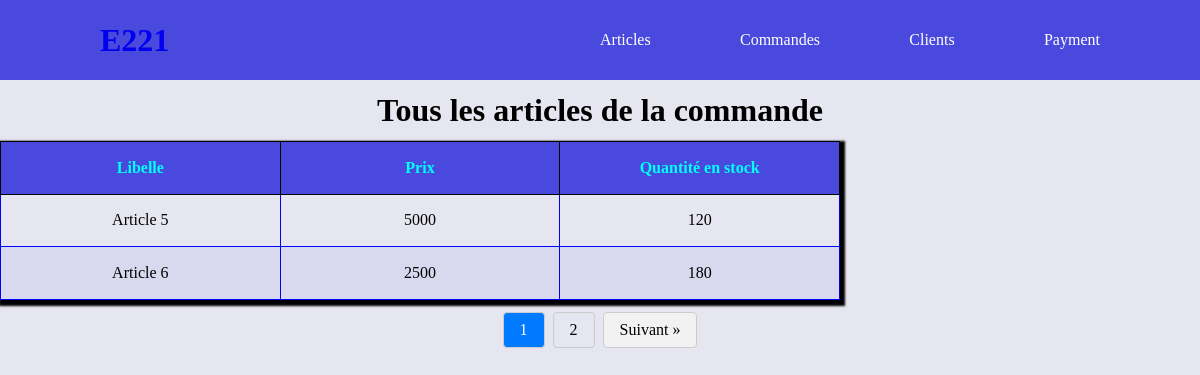
Page /?controller=article&page=article&key=5 on the committed database.
### tables this page shows
CREATE TABLE article(
   ida INT NOT NULL AUTO_INCREMENT,
   ref_art VARCHAR(50),
   libelle VARCHAR(50),
   prixunitaire VARCHAR(10),
   qtestock int,
   PRIMARY KEY(ida)
);

### config/helpers.php (called while the page is built, shortened)
<?php
function loadview(string $views, array $data = [], $layout = "base")
{
    extract($data);
    require_once(ROOT . "/views/" . $views);
}
function path(string $controller, string $page, array $additional = []): string
{
    $link = WEBROOT . "/?controller=$controller&page=$page";
    if (!empty($additional)) {
      foreach ($additional as $key => $value) {
        $link=$link."&"."$key=$value";
      }
    }
    return $link;
}
function countElement(string $table){
    $sql= "select count(*) as total from $table"  ;
   return executeSelect($sql,[],true);
}

### public/index.php (called while the page is built, shortened)
<?php
    require_once(ROOT."/config/router.php");

### bd/database.php (called while the page is built, shortened)
<?php
function openConnexion(){
    $data=null;
    $servername = 'localhost';
    $username = 'gesarticle';
    $password = 'passer123';
    $dbname="article";
    try {
        $conn = new PDO("mysql:host=$servername;dbname=$dbname", $username, $password);
        $conn->setAttribute(PDO::ATTR_ERRMODE, PDO::ERRMODE_EXCEPTION);
        $conn->setAttribute(PDO::ATTR_DEFAULT_FETCH_MODE, PDO::FETCH_ASSOC);
        return $conn;
    } catch(PDOException $e) {
        echo "Erreur de connexion à la base de données : " . $e->getMessage();
    }
}
function executeSelect(string $sql,array $data=[],$one=false) {
        $conn=openConnexion();
        $statement = $conn->prepare($sql);
      count($data)==0?$statement->execute():$statement->execute($data);
      $result=$one==true?$statement->fetch():$statement->fetchAll();
        return $result ;
}

### model/article.model.php (called while the page is built, shortened)
<?php
function findArticlesByCommandeId($id,$debut){
    $sql="select a.*  from article a, commande c, avoir av where c.idc=:id and a.ida=av.ida and c.idc=av.idc ";
    $sql=$sql."limit $debut,5";
    return executeSelect($sql,["id"=>$id]);
}

### views/article/allarticle.html.php (the view, shortened to what this page needs)
<h1> Tous les articles <?= isset($_GET["key"])? "de la commande" :"" ?></h1>
 <table  >
    <thead>
        <th>Libelle</th>
        <th>Prix</th>
        <th> Quantité en stock</th>
    </thead>
    <tbody>
    <?php foreach ($articles as $key => $article) : ?>
        <tr>
            <td><?=  $article["libelle"] ?></td>
            <td><?=  $article["prixunitaire"] ?></td>
            <td><?=  $article["qtestock"] ?></td>
        </tr>
        <?php endforeach?>
    </tbody>
 </table>
 <div class="flex jcc aic col-12 espaceTB">
    <div class="pagination ">
        <?php for ($i = 1; $i <= $nbr_page; $i++) : ?>
            <a href=" <?= path('article', 'article', ['pos' => $i]) ?>" class=<?=$page==$i?"active":""?>><?= $i ?> </a>
        <?php endfor ?>
        <?php if ($page < $nbr_page) : ?>
        <a href="<?= path('article', 'article', ['pos' => ($page+1)]) ?>" class="next">Suivant &raquo;</a>
        <?php endif ?>
    </div>
</div>

### public/css/style.css (style rules this page uses)
* { padding: 0; margin: 0; list-style-type: none; text-decoration: none; box-sizing: border-box; }
.espaceTB { margin: 1% 0%; }
.jcc { justify-content: center; }
.flex { display: flex; align-items: center; }
body { background-color: rgb(230, 230, 240); }
table { border-collapse: collapse; box-shadow: 2px 3px 2px 3px black; width: 70%; text-align: center; table-layout: fixed; }
th { border: solid 1px black; padding: 2%; background-color: rgb(73, 73, 221); color: aqua; text-align: center; }
td { border: solid 1px blue; padding: 2%; text-align: center; }
tbody tr:nth-child(even) { background-color: rgb(216, 216, 239); }
h1 { text-align: center; margin: 1% 0; }
.pagination { display: flex; list-style: none; padding: 0; }
.pagination a { color: #000; text-decoration: none; padding: 8px 16px; margin: 0 4px; border: 1px solid #ccc; border-radius: 4px; }
.pagination a.active { background-color: #007bff; color: #fff; }
.pagination .prev, .pagination .next { background-color: #f2f2f2; }
.col-12 { width: 100%; }

### rows in the picture
article: libelle "Article 5", prixunitaire "5000", qtestock "120"
article: libelle "Article 6", prixunitaire "2500", qtestock "180"
